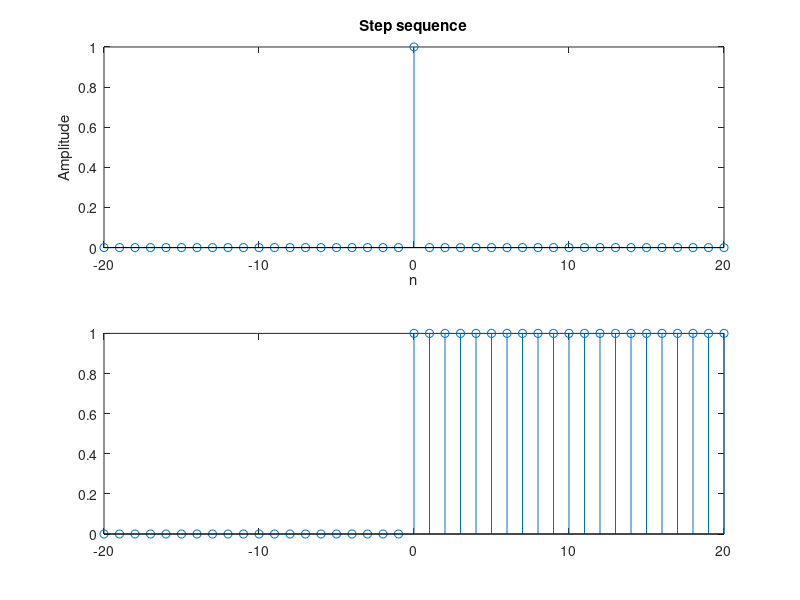

This figure's MATLAB source:

clear all ; clc ; close all;

n=-20:20;

y=[zeros(1,20), 1, zeros(1,20)];
subplot(2,1,1);
stem(n,y);
title('Step sequence');
xlabel('n');
ylabel('Amplitude');

z=[zeros(1,20), 1, ones(1,20)];
subplot(2,1,2);
stem(n,z);